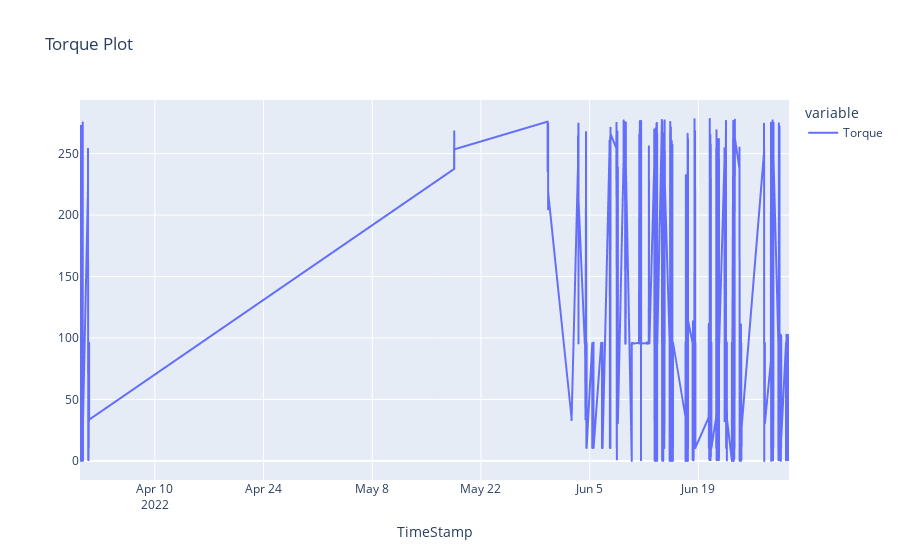

Write notebook code for a chart like this one.
### Code cell
fig = px.line(date_filt, x = "TimeStamp", y=["Torque"], labels={
                     "value": "",
                 },
                title="Torque Plot")
fig.show()

### Figure 1 — Plotly figure (JSON) as saved in the notebook; plotly's stock layout.template omitted (floating-point values rounded to 4 significant figures; data arrays with more than 128 entries replaced by an {"elided": "..."} marker saying what was removed)
{"data": [{"hovertemplate": "variable=Torque<br>TimeStamp=%{x}<br>=%{y}<extra></extra>", "legendgroup": "Torque", "line": {"color": "#636efa", "dash": "solid"}, "marker": {"symbol": "circle"}, "mode": "lines", "name": "Torque", "showlegend": true, "type": "scattergl", "x": {"elided": "7527 str values"}, "xaxis": "x", "y": {"elided": "7527 float values"}, "yaxis": "y"}], "layout": {"legend": {"title": {"text": "variable"}, "tracegroupgap": 0}, "title": {"text": "Torque Plot"}, "xaxis": {"anchor": "y", "domain": [0, 1], "title": {"text": "TimeStamp"}}, "yaxis": {"anchor": "x", "domain": [0, 1], "title": {"text": ""}}}}
